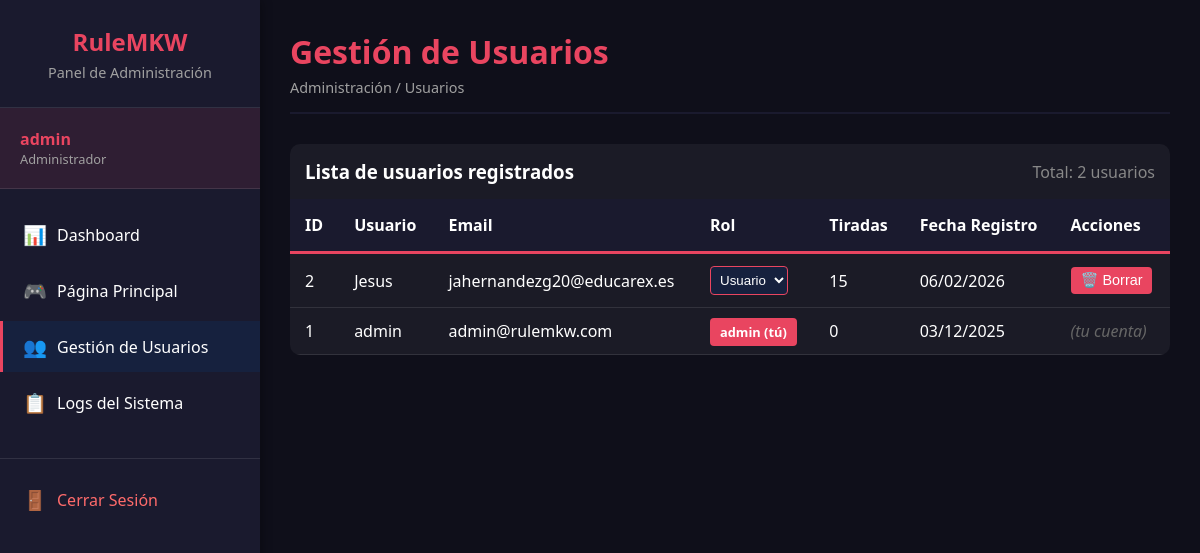
The app's page /admin/usuarios.php (signed in) with its own data.
### tables this page shows
CREATE TABLE `usuarios` (
  `id` int NOT NULL,
  `usuario` varchar(50) NOT NULL,
  `email` varchar(100) NOT NULL,
  `pass` varchar(255) NOT NULL,
  `rol` enum('usuario','admin') DEFAULT 'usuario',
  `fecha_registro` timestamp NOT NULL DEFAULT CURRENT_TIMESTAMP
);

### src/admin/usuarios.php (the view, shortened to what this page needs)
<?php
require_once 'layout/sidebar.php';
require_once '../backend/includes/conexion.php';
$usuarios = $enlace->query("
    SELECT u.*,
           (SELECT COUNT(*) FROM estadisticas_usuario WHERE usuario_id = u.id) as total_tiradas
    FROM usuarios u
    ORDER BY u.fecha_registro DESC
");
?>
<div class="content-header">
    <h1>Gestión de Usuarios</h1>
    <div class="breadcrumb">Administración / Usuarios</div>
</div>
<div class="table-container">
    <div style="padding: 15px; display: flex; justify-content: space-between; align-items: center;">
        <h3>Lista de usuarios registrados</h3>
        <span style="color: #888;">Total: <?php echo $usuarios->num_rows; ?> usuarios</span>
    </div>
    <table class="data-table">
        <thead>
            <tr>
                <th>ID</th>
                <th>Usuario</th>
                <th>Email</th>
                <th>Rol</th>
                <th>Tiradas</th>
                <th>Fecha Registro</th>
                <th>Acciones</th>
            </tr>
        </thead>
        <tbody>
            <?php while($usuario = $usuarios->fetch_assoc()): ?>
            <tr>
                <td><?php echo $usuario['id']; ?></td>
                <td><?php echo htmlspecialchars($usuario['usuario']); ?></td>
                <td><?php echo htmlspecialchars($usuario['email']); ?></td>
                <td>
                    <?php if ($usuario['id'] == $_SESSION['usuario_id']): ?>
                        <span class="badge badge-admin" style="background: #e94560; color: white; padding: 5px 10px; border-radius: 4px;">
                            <?php echo $usuario['rol']; ?> (tú)
                        </span>
                    <?php else: ?>
                        <form method="POST" style="display:inline;">
                            <select name="nuevo_rol" onchange="this.form.submit()" style="padding: 5px; background: #16213e; color: white; border: 1px solid #e94560; border-radius: 4px;">
                                <option value="usuario" <?php echo $usuario['rol'] == 'usuario' ? 'selected' : ''; ?>>Usuario</option>
                            </select>
                        </form>
                    <?php endif; ?>
                </td>
                <td><?php echo $usuario['total_tiradas']; ?></td>
                <td><?php echo date('d/m/Y', strtotime($usuario['fecha_registro'])); ?></td>
                <td>
                    <?php if ($usuario['id'] != $_SESSION['usuario_id']): ?>
                    <form method="POST" style="display:inline;" onsubmit="return confirm('¿Estás seguro de que quieres borrar al usuario <?php echo htmlspecialchars($usuario['usuario']); ?>?\nEsta acción no se puede deshacer.');">
                        <button type="submit" class="btn btn-danger" style="background: #e94560; color: white; border: none; padding: 5px 10px; border-radius: 4px; cursor: pointer;">
                            🗑️ Borrar
                        </button>
                    </form>
                    <?php else: ?>
                    <span style="color: #666; font-style: italic;">(tu cuenta)</span>
                    <?php endif; ?>
                </td>
            </tr>
            <?php endwhile; ?>
        </tbody>
    </table>
</div>
<?php
echo '</main></div>';
?>
</body>
</html>

### src/admin/layout/sidebar.php (shortened to what this page needs)
<?php
$current_page = basename($_SERVER['PHP_SELF']);
?>
<!DOCTYPE html>
<html lang="es">
<head>
    <link rel="stylesheet" href="../css/admin.css">
</head>
<body>
    <div class="admin-wrapper">
        <aside class="admin-sidebar">
            <div class="sidebar-header">
                <h3>RuleMKW</h3>
                <p>Panel de Administración</p>
            </div>
            <div class="sidebar-user">
                <div class="user-name"><?php echo htmlspecialchars($_SESSION['usuario_nombre'] ?? 'Admin'); ?></div>
                <div class="user-role">Administrador</div>
            </div>
            <nav class="sidebar-nav">
                <ul>
                    <li>
                        <a href="dashboard.php" class="<?php echo $current_page == 'dashboard.php' ? 'active' : ''; ?>">
                            <span class="icon">📊</span>
                            <span>Dashboard</span>
                        </a>
                    </li>
                    <li>
                        <a href="../index.php" target="_blank">
                            <span class="icon">🎮</span>
                            <span>Página Principal</span>
                        </a>
                    </li>
                    <li>
                        <a href="usuarios.php" class="<?php echo $current_page == 'usuarios.php' ? 'active' : ''; ?>">
                            <span class="icon">👥</span>
                            <span>Gestión de Usuarios</span>
                        </a>
                    </li>
                    <li>
                        <a href="logs.php" class="<?php echo $current_page == 'logs.php' ? 'active' : ''; ?>">
                            <span class="icon">📋</span>
                            <span>Logs del Sistema</span>
                        </a>
                    </li>
                    <li class="logout">
                        <a href="../backend/logout.php">
                            <span class="icon">🚪</span>
                            <span>Cerrar Sesión</span>
                        </a>
                    </li>
                </ul>
            </nav>
        </aside>
        <main class="admin-content">

### src/css/admin.css (style rules this page uses)
:root { --sidebar-width: 260px; --sidebar-bg: #1a1a2e; --sidebar-hover: #16213e; --primary-color: #e94560; --text-light: #fff; --text-muted: #a0a0a0; --cookie-color: #4ECDC4; }
* { margin: 0; padding: 0; box-sizing: border-box; }
body { font-family: 'Segoe UI', Tahoma, Geneva, Verdana, sans-serif; background: #0f0f1a; color: #fff; }
.admin-wrapper { display: flex; min-height: 100vh; }
.admin-sidebar { width: var(--sidebar-width); background: var(--sidebar-bg); position: fixed; height: 100vh; overflow-y: auto; box-shadow: 2px 0 10px rgba(0,0,0,0.3); z-index: 1000; transition: all 0.3s ease; }
.sidebar-header { padding: 25px 20px; border-bottom: 1px solid rgba(255,255,255,0.1); text-align: center; }
.sidebar-header h3 { color: var(--primary-color); font-size: 1.5rem; margin-bottom: 5px; }
.sidebar-header p { color: var(--text-muted); font-size: 0.9rem; }
.sidebar-user { padding: 20px; background: rgba(233, 69, 96, 0.1); border-bottom: 1px solid rgba(255,255,255,0.1); }
.sidebar-user .user-name { font-weight: bold; color: var(--primary-color); }
.sidebar-user .user-role { font-size: 0.8rem; color: var(--text-muted); }
.sidebar-nav { padding: 20px 0; }
.sidebar-nav ul { list-style: none; }
.sidebar-nav li { margin-bottom: 5px; }
.sidebar-nav a { display: flex; align-items: center; padding: 12px 20px; color: var(--text-light); text-decoration: none; transition: all 0.3s; border-left: 3px solid transparent; }
.sidebar-nav a.active { background: var(--sidebar-hover); border-left-color: var(--primary-color); }
.sidebar-nav .icon { margin-right: 10px; font-size: 1.2rem; width: 24px; text-align: center; }
.sidebar-nav .logout { margin-top: 30px; border-top: 1px solid rgba(255,255,255,0.1); padding-top: 15px; }
.sidebar-nav .logout a { color: #ff6b6b; }
.admin-content { flex: 1; margin-left: var(--sidebar-width); padding: 30px; min-height: 100vh; background: #0f0f1a; }
.content-header { margin-bottom: 30px; padding-bottom: 15px; border-bottom: 2px solid var(--sidebar-bg); }
.content-header h1 { font-size: 2rem; color: var(--primary-color); }
.content-header .breadcrumb { color: var(--text-muted); font-size: 0.9rem; margin-top: 5px; }
.table-container { background: rgba(255,255,255,0.05); border-radius: 10px; overflow: hidden; margin-top: 20px; }
.data-table { width: 100%; border-collapse: collapse; color: white; }
.data-table th { background: var(--sidebar-bg); padding: 15px; text-align: left; font-weight: 600; border-bottom: 3px solid var(--primary-color); color: white; }
.data-table td { padding: 12px 15px; border-bottom: 1px solid rgba(255,255,255,0.1); color: white; }
.badge { padding: 4px 10px; border-radius: 20px; font-size: 0.8rem; font-weight: 600; }
.badge-admin { background: var(--primary-color); color: white; }
.btn { padding: 8px 16px; border: none; border-radius: 5px; cursor: pointer; font-size: 0.9rem; transition: all 0.3s; text-decoration: none; display: inline-block; }
.btn-danger { background: #ff4444; color: white; }

### records on screen
usuarios: id "2", usuario "Jesus", email "jahernandezg20@educarex.es", nuevo_rol "Usuario", total_tiradas "15", fecha_registro "06/02/2026"
usuarios: id "1", usuario "admin", email "admin@rulemkw.com", rol "admin", total_tiradas "0", fecha_registro "03/12/2025", shows "(tu cuenta)"

### other values on screen
$_SESSION['usuario_nombre'] "admin"
$usuarios->num_rows "2"
